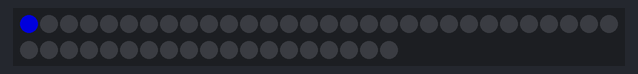
The sketch below on a simulated Arduino Uno, built with avr-gcc and run on an emulated ATmega328P. Parts: 49 RGB LEDs in strip order, left to right, continuing on the next row. Dim RGB values are drawn brighter than linear; the strip is taken to match the declared colour order.

Above: at 0.1 s.
At 9.1 s:
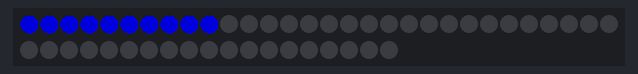
At 19.1 s:
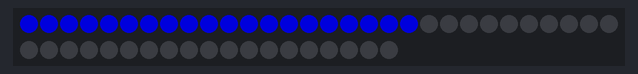
At 28.1 s:
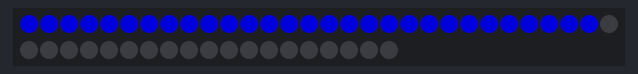
At 38.1 s:
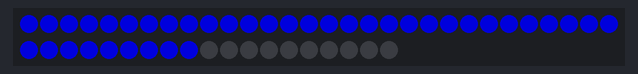

The sketch:

alexScript.ino
```cpp
#include <Adafruit_NeoPixel.h>
#define PIN6 6

Adafruit_NeoPixel pixels = Adafruit_NeoPixel(49, PIN6, NEO_RGB + NEO_KHZ800); //Maybe try NEO_RGB, coz of color swap

void setup() {

  pixels.begin();
  pixels.show(); //Set all Pixels to off
}

void loop() {

  for(int i = 0; i < 49; i++){

    pixels.setPixelColor(i, pixels.Color(0,0,150)); //RGBW?

    pixels.show(); //Update the PixelColor

    delay(1000);

  }
  for (int j = 49; j > 0; j--) {
    pixels.setPixelColor(j, pixels.Color(0,0,0));

    pixels.show(); //Update the PixelColor

    delay(1000);
  }


}
```
